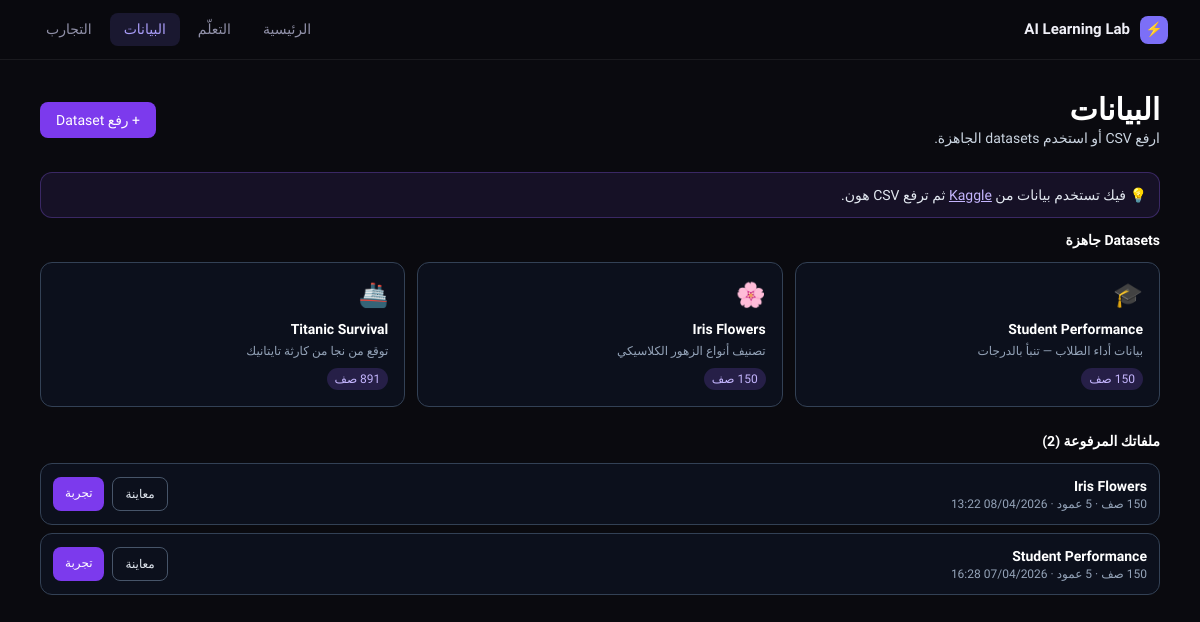
Page /datasets/ on the committed database.
### datasets/models.py (models this page shows, shortened)
class Dataset(models.Model):
    name = models.CharField(max_length=255)
    file = models.FileField(upload_to='datasets/')
    uploaded_at = models.DateTimeField(auto_now_add=True)
    row_count = models.IntegerField(default=0)
    column_count = models.IntegerField(default=0)

### datasets/views.py (the view, shortened to what this page needs)
# urls.py: path('', views.dataset_list, name='list'),
def dataset_list(request):
    datasets = Dataset.objects.all().order_by('-uploaded_at')
    return render(request, 'datasets/list.html', {
        'datasets': datasets,
        'builtin_datasets': BUILTIN_DATASETS,
    })

### datasets/templates/datasets/list.html (shortened to what this page needs)
{% extends 'base.html' %}
{% block nav_datasets %}active{% endblock %}
{% block content %}
<div class="max-w-6xl mx-auto px-4 py-8">
  <div class="flex flex-wrap items-center justify-between gap-3 mb-6">
    <div>
      <h1 class="text-3xl font-bold text-white">البيانات</h1>
      <p class="text-slate-300 text-sm">ارفع CSV أو استخدم datasets الجاهزة.</p>
    </div>
    <button id="open-upload" class="px-4 py-2 rounded-lg bg-violet-600 hover:bg-violet-500 text-white text-sm">+ رفع Dataset</button>
  </div>
  <section class="mb-6">
    <div class="rounded-xl border border-violet-500/30 bg-violet-500/10 p-3 text-sm text-slate-200 mb-3">
      💡 فيك تستخدم بيانات من
      <a href="https://www.kaggle.com/datasets" target="_blank" rel="noopener noreferrer" class="text-violet-300 hover:text-violet-200 underline">Kaggle</a>
      ثم ترفع CSV هون.
    </div>
    <h2 class="text-sm font-semibold text-white mb-3">Datasets جاهزة</h2>
    <div class="grid md:grid-cols-3 gap-3">
      {% for ds in builtin_datasets %}
      <form method="POST" action="{% url 'datasets:load_builtin' %}">
        <button type="submit" class="w-full text-right rounded-xl border border-slate-700 bg-slate-900/50 p-4 hover:border-slate-500 transition">
          <div class="text-2xl mb-2">{{ ds.icon }}</div>
          <div class="text-white text-sm font-semibold">{{ ds.name }}</div>
          <div class="text-xs text-slate-400 mt-1 mb-2">{{ ds.desc }}</div>
          <span class="px-2 py-1 rounded-full text-xs bg-violet-500/20 text-violet-300">{{ ds.rows }} صف</span>
        </button>
      </form>
      {% endfor %}
    </div>
  </section>
  <section>
    <h2 class="text-sm font-semibold text-white mb-3">ملفاتك المرفوعة ({{ datasets|length }})</h2>
    {% if datasets %}
    <div class="space-y-2">
      {% for ds in datasets %}
      <div class="rounded-xl border border-slate-700 bg-slate-900/50 p-3 flex flex-wrap items-center justify-between gap-3">
        <div>
          <div class="text-white text-sm font-semibold">{{ ds.name }}</div>
          <div class="text-xs text-slate-400">{{ ds.row_count }} صف · {{ ds.column_count }} عمود · {{ ds.uploaded_at|date:"d/m/Y H:i" }}</div>
        </div>
        <div class="flex gap-2">
          <a href="{% url 'datasets:preview' ds.id %}" class="px-3 py-2 rounded-lg border border-slate-600 text-slate-200 hover:bg-slate-800 text-xs">معاينة</a>
          <a href="{% url 'experiments:new' %}?dataset={{ ds.id }}" class="px-3 py-2 rounded-lg bg-violet-600 hover:bg-violet-500 text-white text-xs">تجربة</a>
        </div>
      </div>
      {% endfor %}
    </div>
    {% else %}
      <div class="rounded-xl border border-dashed border-slate-700 p-8 text-center text-slate-400">ما في datasets بعد.</div>
    {% endif %}
  </section>
</div>
{% endblock %}

### templates/base.html (style rules this page uses)
:root { --bg: #0a0a0f; --bg2: #111118; --bg3: #1a1a24; --surface: #16161f; --surface2: #1e1e2a; --border: rgba(255,255,255,0.07); --border2: rgba(255,255,255,0.12); --accent: #7c6ff7; --accent2: #a89cf7; --accent-glow: rgba(124,111,247,0.15); --green: #4ade80; --green-dim: rgba(74,222,128,0.12); --amber: #fbbf24; --amber-dim: rgba(251,191,36,0.12); --red: #f87171; --red-dim: rgba(248,113,113,0.12); --text: #f0f0f8; --text2: #9090a8; --text3: #606070; --mono: 'JetBrains Mono', monospace; --sans: 'IBM Plex Sans Arabic', sans-serif; --radius: 12px; --radius-sm: 8px; --radius-lg: 16px; }
*, *::before, *::after { box-sizing: border-box; margin: 0; padding: 0; }
html { scroll-behavior: smooth; }
body { font-family: var(--sans); background: var(--bg); color: var(--text); min-height: 100vh; font-size: 15px; line-height: 1.6; -webkit-font-smoothing: antialiased; }

### rows in the picture
Dataset: name "Iris Flowers", uploaded_at "08/04/2026 13:22"
Dataset: name "Student Performance", uploaded_at "07/04/2026 16:28"

### other values in the picture
{{ ds.icon }} "🎓" "🌸" "🚢"
{{ ds.name }} "Student Performance" "Iris Flowers" "Titanic Survival"
{{ ds.desc }} "بيانات أداء الطلاب — تنبأ بالدرجات" "تصنيف أنواع الزهور الكلاسيكي" "توقع من نجا من كارثة تايتانيك"
{{ ds.rows }} "891"
{{ datasets|length }} "2"
